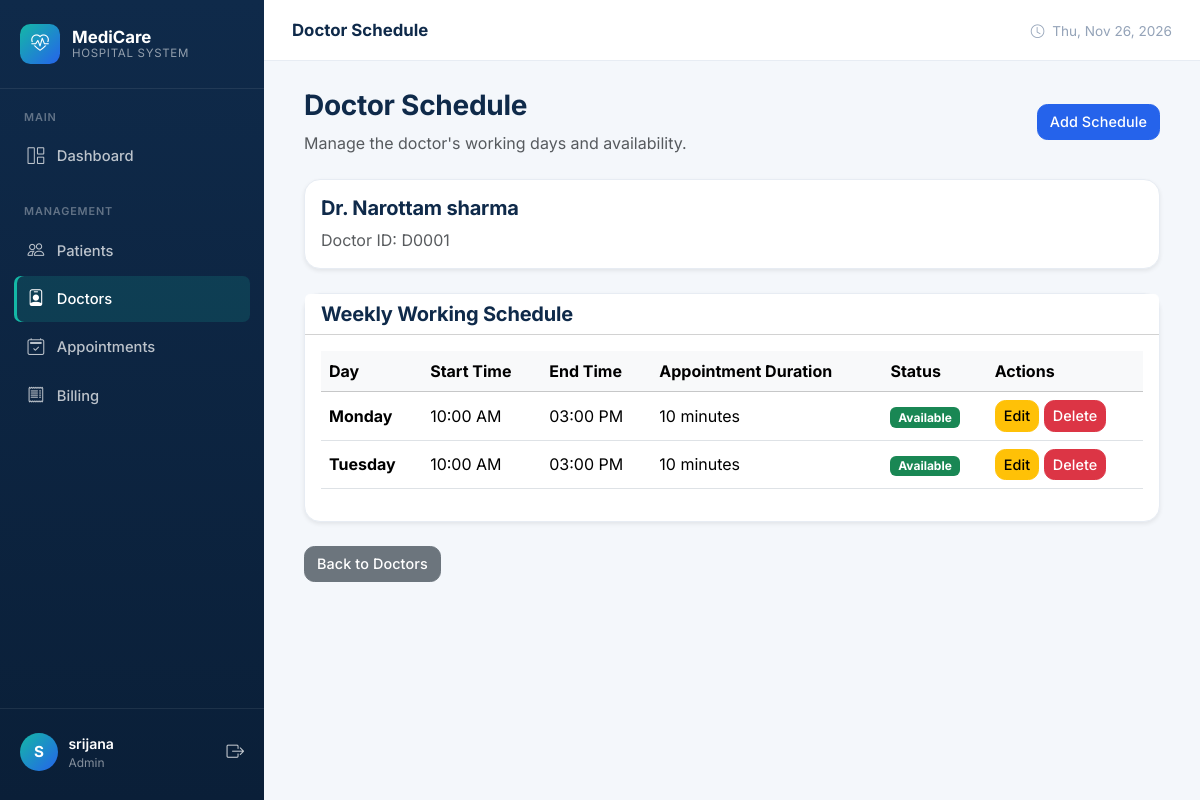
The app's page /doctors/8/schedule/ (signed in) with its own data.
### hospital/models.py (models this page shows, shortened)
class Doctor(models.Model):
    SPECIALIZATION_CHOICES = [
        ('Cardiologist', 'Cardiologist'),
        ('Dermatologist', 'Dermatologist'),
        ('Neurologist', 'Neurologist'),
        ('Orthopedic', 'Orthopedic'),
        ('Pediatrician', 'Pediatrician'),
        ('Psychiatrist', 'Psychiatrist'),
        ('General Physician', 'General Physician'),
        ('Gynecologist', 'Gynecologist'),
        ('Dentist', 'Dentist'),
        ('Other', 'Other'),
    ]
    GENDER_CHOICES = [
        ('Male', 'Male'),
        ('Female', 'Female'),
        ('Other', 'Other'),
    ]
    user = models.OneToOneField(
        User,
        on_delete=models.CASCADE,
        null=True,
        blank=True,
        related_name='doctor_profile'
    )
    doctor_id = models.CharField(
        max_length=20,
        unique=True,
        blank=True
    )
    full_name = models.CharField(
        max_length=100
    )
    gender = models.CharField(
        max_length=10,
        choices=GENDER_CHOICES
    )
    specialization = models.CharField(
        max_length=50,
        choices=SPECIALIZATION_CHOICES
    )
    phone = models.CharField(
        max_length=15
    )
    email = models.EmailField(
        blank=True
    )
    address = models.TextField()
    qualification = models.CharField(
        max_length=100
    )
    experience = models.PositiveIntegerField()
    consultation_fee = models.DecimalField(
        max_digits=10,
        decimal_places=2,
        default=0,
        validators=[MinValueValidator(0)]
    )
    created_at = models.DateTimeField(
        auto_now_add=True
    )

class DoctorSchedule(models.Model):
    DAYS_OF_WEEK = [
        ('Monday', 'Monday'),
        ('Tuesday', 'Tuesday'),
        ('Wednesday', 'Wednesday'),
        ('Thursday', 'Thursday'),
        ('Friday', 'Friday'),
        ('Saturday', 'Saturday'),
        ('Sunday', 'Sunday'),
    ]
    doctor = models.ForeignKey(
        'Doctor',
        on_delete=models.CASCADE,
        related_name='schedules'
    )
    day_of_week = models.CharField(
        max_length=10,
        choices=DAYS_OF_WEEK
    )
    start_time = models.TimeField()
    end_time = models.TimeField()
    appointment_duration = models.PositiveIntegerField(
        default=30,
        help_text="Appointment duration in minutes"
    )
    is_available = models.BooleanField(default=True)
    class Meta:
        ordering = ['day_of_week', 'start_time']
        constraints = [
            models.UniqueConstraint(
                fields=['doctor', 'day_of_week', 'start_time'],
                name='unique_doctor_schedule_start_time'
            ),
            models.CheckConstraint(
                condition=models.Q(end_time__gt=models.F('start_time')),
                name='schedule_end_after_start'
            ),
            models.CheckConstraint(
                condition=models.Q(appointment_duration__gt=0),
                name='positive_appointment_duration'
            ),
        ]

### hospital/views.py (the view)
@login_required
def doctor_schedule(request, doctor_id):
    doctor = get_object_or_404(
        Doctor, id=doctor_id)
    schedules = DoctorSchedule.objects.filter(
        doctor=doctor,
        is_available=True
    ).order_by(
        'day_of_week',
        'start_time'
    )
    return render(
        request,
        'hospital/doctor_schedule.html',
        {
            'doctor': doctor,
            'schedules': schedules,
        }
    )

### hospital/templates/hospital/doctor_schedule.html (shortened to what this page needs)
{% extends 'hospital/base.html' %}
{% block page_title %}Doctor Schedule{% endblock %}
{% block content %}
<div class="container-fluid">
    <div class="d-flex justify-content-between align-items-center mb-4">
        <div>
            <h3>Doctor Schedule</h3>
            <p class="text-muted mb-0">
                Manage the doctor's working days and availability.
            </p>
        </div>
        <a href="{% url 'add_doctor_schedule' doctor.id %}"
           class="btn btn-primary">
             Add Schedule
        </a>
    </div>
    <div class="card shadow-sm mb-4">
        <div class="card-body">
            <h5 class="mb-2">
                Dr. {{ doctor.full_name }}
            </h5>
            <p class="text-muted mb-0">
                Doctor ID: {{ doctor.doctor_id }}
            </p>
        </div>
    </div>
    <div class="card shadow-sm">
        <div class="card-header bg-white">
            <h5 class="mb-0">Weekly Working Schedule</h5>
        </div>
        <div class="card-body">
            {% if schedules %}
            <div class="table-responsive">
                <table class="table table-hover align-middle">
                    <thead class="table-light">
                        <tr>
                            <th>Day</th>
                            <th>Start Time</th>
                            <th>End Time</th>
                            <th>Appointment Duration</th>
                            <th>Status</th>
                            <th>Actions</th>
                        </tr>
                    </thead>
                    <tbody>
                        {% for schedule in schedules %}
                        <tr>
                            <td>
                                <strong>
                                    {{ schedule.day_of_week }}
                                </strong>
                            </td>
                            <td>
                                {{ schedule.start_time|time:"h:i A" }}
                            </td>
                            <td>
                                {{ schedule.end_time|time:"h:i A" }}
                            </td>
                            <td>
                                {{ schedule.appointment_duration }} minutes
                            </td>
                            <td>
                                {% if schedule.is_available %}
                                    <span class="badge bg-success">
                                        Available
                                    </span>
                                {% else %}
                                    <span class="badge bg-danger">
                                        Unavailable
                                    </span>
                                {% endif %}
                            </td>
                            <td>
                                <a href="{% url 'edit_doctor_schedule' schedule.id %}"
                                   class="btn btn-sm btn-warning">
                                     Edit
                                </a>
                                <a href="{% url 'delete_doctor_schedule' schedule.id %}"
                                   class="btn btn-sm btn-danger">
                                     Delete
                                </a>
                            </td>
                        </tr>
                        {% endfor %}
                    </tbody>
                </table>
            </div>
            {% endif %}
        </div>
    </div>
    <div class="mt-4">
        <a href="{% url 'doctor_list' %}" class="btn btn-secondary">
             Back to Doctors
        </a>
    </div>
</div>
{% endblock %}

### hospital/templates/hospital/base.html (shortened to what this page needs)
{% load static %}
<!DOCTYPE html>
<html lang="en">
<head>
    <link href="https://cdn.jsdelivr.net/npm/bootstrap@5.3.3/dist/css/bootstrap.min.css" rel="stylesheet">
    <link href="https://cdn.jsdelivr.net/npm/bootstrap-icons@1.11.3/font/bootstrap-icons.min.css" rel="stylesheet">
    <link href="{% static 'hospital/css/style.css' %}" rel="stylesheet">
</head>
<body>
{% if request.user.is_authenticated %}
<div class="app-wrapper">
    <aside class="sidebar" id="sidebar">
        <div class="sidebar-brand">
            <div class="brand-icon">
                <i class="bi bi-heart-pulse"></i>
            </div>
            <div class="brand-text">
                MediCare
                <small>Hospital System</small>
            </div>
        </div>
        <nav class="sidebar-nav">
            {% if request.user.profile.role == 'STAFF' or request.user.is_superuser %}
            <div class="nav-section">
                <div class="nav-section-title">Main</div>
                <a href="{% url 'staff_dashboard' %}" class="nav-link {% if request.resolver_match.url_name == 'staff_dashboard' or request.resolver_match.url_name == 'dashboard' %}active{% endif %}">
                    <i class="bi bi-grid-1x2"></i> Dashboard
                </a>
            </div>
            <div class="nav-section">
                <div class="nav-section-title">Management</div>
                <a href="{% url 'patient_list' %}" class="nav-link {% if 'patient' in request.resolver_match.url_name %}active{% endif %}">
                    <i class="bi bi-people"></i> Patients
                </a>
                <a href="{% url 'doctor_list' %}" class="nav-link {% if 'doctor' in request.resolver_match.url_name and 'dashboard' not in request.resolver_match.url_name %}active{% endif %}">
                    <i class="bi bi-person-badge"></i> Doctors
                </a>
                <a href="{% url 'appointment_departments' %}" class="nav-link {% if 'appointment' in request.resolver_match.url_name %}active{% endif %}">
                    <i class="bi bi-calendar2-check"></i> Appointments
                </a>
                <a href="{% url 'bill_list' %}" class="nav-link {% if 'bill' in request.resolver_match.url_name %}active{% endif %}">
                    <i class="bi bi-receipt"></i> Billing
                </a>
            </div>
            {% endif %}
        </nav>
        <div class="sidebar-footer">
            <div class="user-info">
                <div class="user-avatar">
                    {{ request.user.username|first|upper }}
                </div>
                <div class="user-meta">
                    <div class="name">{{ request.user.get_full_name|default:request.user.username }}</div>
                    <div class="role">
                        {% if request.user.profile.role == 'STAFF' %}Hospital Staff
                        {% elif request.user.profile.role == 'DOCTOR' %}Doctor
                        {% elif request.user.profile.role == 'PATIENT' %}Patient
                        {% else %}Admin{% endif %}
                    </div>
                </div>
                <a href="{% url 'logout' %}" class="text-white opacity-75" title="Logout" style="font-size:1.1rem;">
                    <i class="bi bi-box-arrow-right"></i>
                </a>
            </div>
        </div>
    </aside>
    <div class="main-content">
        <header class="topbar">
            <div class="d-flex align-items-center gap-3">
                <div class="topbar-title">{% block page_title %}Dashboard{% endblock %}</div>
            </div>
            <div class="topbar-actions">
                <span class="text-muted-2 d-none d-md-inline" style="font-size:0.85rem;">
                    <i class="bi bi-clock me-1"></i>
                    <span id="currentDate"></span>
                </span>
            </div>
        </header>
        <div class="content-area">
            {% block content %}{% endblock %}
        </div>
    </div>
</div>
{% else %}
{% block auth_content %}{% endblock %}
{% endif %}
</body>
</html>

### hospital/static/hospital/css/style.css (style rules this page uses)
:root { --hms-navy: #0f2a4a; --hms-navy-2: #16375e; --hms-blue: #2563eb; --hms-blue-dark: #1d4ed8; --hms-teal: #14b8a6; --hms-teal-dark: #0d9488; --hms-amber: #f59e0b; --hms-red: #ef4444; --hms-bg: #f4f7fb; --hms-card-bg: #ffffff; --hms-text: #1f2937; --hms-muted: #6b7a90; --hms-muted-2: #94a3b8; --hms-border: #e7ecf3; --radius-lg: 1rem; --radius-md: .65rem; --radius-sm: .45rem; --shadow-soft: 0 2px 10px rgba(15, 42, 74, 0.05); --shadow-card: 0 4px 20px rgba(15, 42, 74, 0.07); --shadow-hover: 0 10px 30px rgba(15, 42, 74, 0.12); --sidebar-w: 264px; }
* { box-sizing: border-box; }
html, body { height: 100%; }
body { background-color: var(--hms-bg); color: var(--hms-text); font-family: 'Inter', -apple-system, BlinkMacSystemFont, 'Segoe UI', sans-serif; -webkit-font-smoothing: antialiased; }
h1, h2, h3, h4, h5 { font-family: 'Inter', sans-serif; font-weight: 700; color: var(--hms-navy); letter-spacing: -0.01em; }
a { color: var(--hms-blue); text-decoration: none; }
.app-wrapper { display: flex; min-height: 100vh; }
.sidebar { width: var(--sidebar-w); flex-shrink: 0; background: linear-gradient(180deg, var(--hms-navy) 0%, #0a1f38 100%); color: #fff; display: flex; flex-direction: column; position: sticky; top: 0; height: 100vh; overflow-y: auto; z-index: 1040; }
.sidebar-brand { display: flex; align-items: center; gap: .75rem; padding: 1.5rem 1.25rem; border-bottom: 1px solid rgba(255,255,255,.08); }
.sidebar-brand .brand-icon { width: 40px; height: 40px; border-radius: var(--radius-md); background: linear-gradient(135deg, var(--hms-teal), var(--hms-blue)); display: flex; align-items: center; justify-content: center; font-size: 1.1rem; color: #fff; flex-shrink: 0; }
.sidebar-brand .brand-text { font-weight: 700; font-size: 1.05rem; color: #fff; line-height: 1.2; }
.sidebar-brand .brand-text small { display: block; font-weight: 400; font-size: .72rem; color: rgba(255,255,255,.55); text-transform: uppercase; letter-spacing: .06em; }
.sidebar-nav { flex: 1; padding: 1.25rem .9rem; }
.nav-section { margin-bottom: 1.5rem; }
.nav-section-title { font-size: .68rem; font-weight: 600; text-transform: uppercase; letter-spacing: .08em; color: rgba(255,255,255,.35); padding: 0 .6rem; margin-bottom: .5rem; }
.sidebar-nav .nav-link { display: flex; align-items: center; gap: .7rem; padding: .65rem .75rem; border-radius: var(--radius-sm); color: rgba(255,255,255,.72); font-weight: 500; font-size: .92rem; margin-bottom: .15rem; transition: background .15s ease, color .15s ease; }
.sidebar-nav .nav-link i { font-size: 1.05rem; width: 1.2rem; text-align: center; }
.sidebar-nav .nav-link.active { background: rgba(20, 184, 166, .16); color: #fff; box-shadow: inset 3px 0 0 var(--hms-teal); }
.sidebar-footer { padding: 1rem .9rem 1.25rem; border-top: 1px solid rgba(255,255,255,.08); }
.user-info { display: flex; align-items: center; gap: .65rem; padding: .5rem .35rem; }
.user-avatar { width: 38px; height: 38px; border-radius: 50%; background: linear-gradient(135deg, var(--hms-teal), var(--hms-blue)); color: #fff; display: flex; align-items: center; justify-content: center; font-weight: 700; font-size: .95rem; flex-shrink: 0; }
.user-meta { flex: 1; min-width: 0; }
.user-meta .name { color: #fff; font-weight: 600; font-size: .88rem; white-space: nowrap; overflow: hidden; text-overflow: ellipsis; }
.user-meta .role { color: rgba(255,255,255,.5); font-size: .75rem; }
.main-content { flex: 1; min-width: 0; display: flex; flex-direction: column; }
.topbar { display: flex; align-items: center; justify-content: space-between; padding: 1.1rem 1.75rem; background: var(--hms-card-bg); border-bottom: 1px solid var(--hms-border); position: sticky; top: 0; z-index: 1020; }
.topbar-title { font-weight: 700; font-size: 1.05rem; color: var(--hms-navy); }
.text-muted-2 { color: var(--hms-muted-2); }
.content-area { padding: 1.75rem; flex: 1; }
.card { border: 1px solid var(--hms-border); border-radius: var(--radius-lg); background-color: var(--hms-card-bg); }
.btn { border-radius: var(--radius-md); font-weight: 500; letter-spacing: .1px; font-size: .9rem; }
.btn-primary { background-color: var(--hms-blue); border-color: var(--hms-blue); }

### records on screen
Doctor: full_name "Narottam sharma", doctor_id "D0001"
DoctorSchedule: day_of_week "Monday", start_time "10:00 AM", end_time "03:00 PM", appointment_duration "10", is_available "Available"
DoctorSchedule: day_of_week "Tuesday", start_time "10:00 AM", end_time "03:00 PM", appointment_duration "10", is_available "Available"

### other values on screen
{{ request.user.username|first|upper }} "S"
{{ request.user.get_full_name|default:request.user.username }} "srijana"
